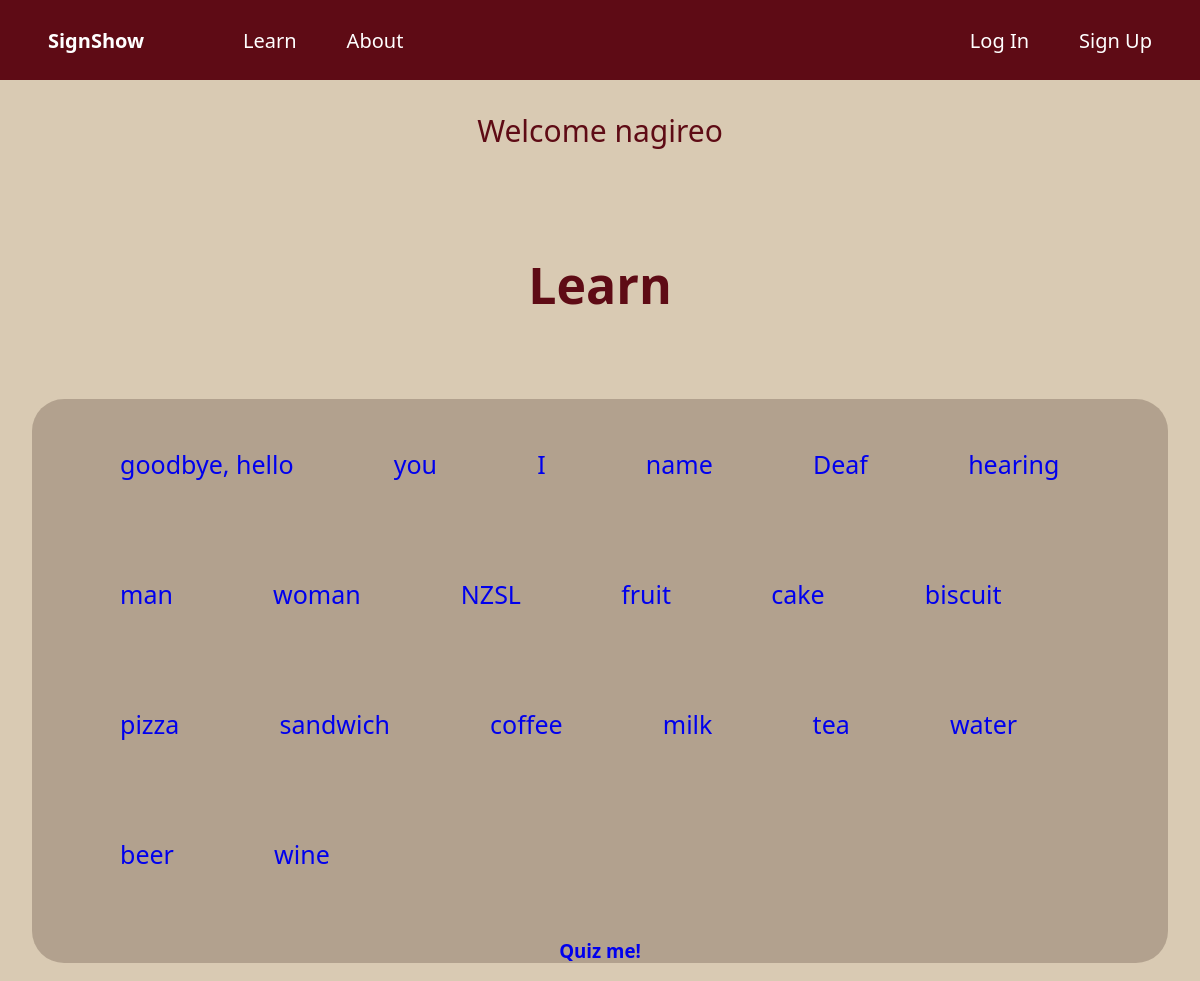
Screenshot of /learn (signed in) with the database file from the repository.
### tables this page shows
CREATE TABLE "terms" (
	"id"	INTEGER NOT NULL,
	"term"	TEXT NOT NULL,
	"video" TEXT,
	"image"	BLOB,
	"definition_en"	TEXT,
	"definition_ma"	TEXT,
	"type"	TEXT,
	PRIMARY KEY("id" AUTOINCREMENT)
);

### app.py (the view)
@app.route('/learn')
def learn():
    if not session.get('user', None):
        flash("Please log in to access!")
        return redirect('/login')
    else:
        terms = query_db("SELECT * FROM terms")
        quiz = query_db("SELECT id FROM quiz", one=True)
        return render_template("learn.html", terms=terms, quiz=quiz, id=id)

### app.py (called while the page is built)
def query_db(sql, args=(), one=False):
    db = sqlite3.connect(database)
    cursor = db.cursor()
    cursor.execute(sql, args)
    results = cursor.fetchall()
    db.commit()
    db.close()
    return (results[0] if results else None) if one else results

### templates/learn.html
{% extends 'base.html' %}
{% block content %}
    {% if session['user'] %}
        <p class="welcome-msg">Welcome {{ session['user'][1] }}</p>
    {% endif %}
    <h1>Learn</h1>
    <div class="learn-1">
        <ul>
            {% for term in terms %}
                <li><a href="learn/{{term[0]}}">{{term[1]}}</a></li>
            {% endfor %}
        </ul>
    <div class="post-learn">
        <h3><a href="/learn/quiz-{{quiz[0]}}">Quiz me!</a></h3>
    </div>
{% endblock %}

### static/styles.css (style rules this page uses)
*, *::before *::after { margin: 0; padding: 0; box-sizing: border-box; }
body { margin: 0px; font-family:'Segoe UI', Tahoma, Geneva, Verdana, sans-serif; background-color: rgb(217, 202, 179); overflow-x: hidden; }
a { text-decoration: none; }
h1 { text-align: center; margin-top: 100px; font-size: 50px; color: rgb(94, 11, 21); margin-bottom: 5rem; }
.welcome-msg { font-size: 30px; text-align: center; }
.welcome-msg { color: rgb(94, 11, 21); }
h3 { text-align: center; color: rgb(94, 11, 21); }
.learn-1 { background-color: rgb(140, 122, 107, 0.5); border-radius: 2rem; margin: 0 2rem; }
.learn-1 ul { color: rgb(130, 50, 61); }
.learn-1 li { list-style: none; font-size: 25px; display: inline-block; justify-content: center; padding: 3rem 3rem; }
p { color: rgb(94, 11, 21); }

### rows the page displays
terms: term "goodbye, hello"
terms: term "you"
terms: term "I"
terms: term "name"
terms: term "Deaf"
terms: term "hearing"
terms: term "man"
terms: term "woman"
terms: term "NZSL"
terms: term "fruit"
terms: term "cake"
terms: term "biscuit"
terms: term "pizza"
terms: term "sandwich"
terms: term "coffee"
terms: term "milk"
terms: term "tea"
terms: term "water"
terms: term "beer"
terms: term "wine"

### other values shown
{{ session['user'][1] }} "nagireo"
